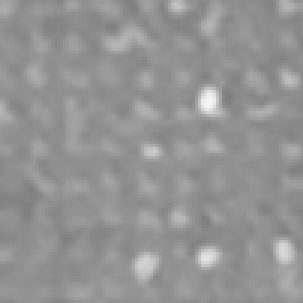
#> input picture 0/image_1040.png, 101 x 101 px, given as the content of the folder ../0/image_1040.png, which was not available (shown 3 times larger)
$ python Project4_TestingModel_DN_HH_ZC.py
#> lines starting #> are read from the running program, lines starting #| are printed output that depends on the picture; after the words box and inside, x2 and y2 are one past the last pixel; in counts of white or black regions, pixels touching at a corner belong together; pictures that were not available may be replaced by others from this repository, and a replacement may not be noted
#> the answer given: ../0/image_1040.png
# -*- coding: utf-8 -*-
"""
Created on Wed Apr  7 14:27:58 2021

@author: Daniel
"""
print('To run this code you need the following packages:')
print('numpy, pandas, and openCV')
print('if cv2/openCV isnt installed, you can install it with: pip install opencv-python')
import numpy as np
import pandas as pd
import cv2
import os
import time
import pickle
def predict(X,w):
    if X.shape[1]+1 == w.shape[0]:
         X = np.append(X,np.ones((len(X[:,1]),1)),1)
    preds = np.argmax(softmax(np.dot(X,w)),axis=1)
    return preds


def softmax(z):
    sm = (np.exp(z).T/np.sum(np.exp(z),axis=1)).T
    return sm

def oneHot(y):
    YOH = np.zeros((len(y),len(np.unique(y))))
    for idx,value in enumerate(y):
        YOH[idx][value] = 1
    return YOH

#searches for folders within the
def findpath(pathname=""):
    folders = []
    for name in os.listdir(pathname):
        if(name.endswith(".png")):
            print("This is not a folder.")
        else:
            folders.append(name)
    return folders

#Used for checking if the path is valid.
def valid_path(pathname=""):
    try:
        os.listdir(pathname)
        return True
    except:
        return False

def fileNames(pathname=""):
    images = []
    for filename in os.listdir("{}/".format(pathname)):
        images.append((filename))
    return images

def processing(pathname="",filenames=""):
#> called with pathname = '../0/image_1040.png'
    feature_vector = []
    for image in filenames:
        #Creates a Black and White version of the imput image.
        im =cv2.imread("{}/{}".format(pathname,image))
#> im is the input picture: shape (101, 101, 3); min 126, max 246, mean 147.4

        #Convert to greyscale
        im = cv2.cvtColor(im,cv2.COLOR_BGR2GRAY)
#> im: shape (101, 101)

        #smooth image
        im = cv2.GaussianBlur(im,(5,5),0)

        #Close image
        kernel = np.ones((9,9),np.uint8)
        im = cv2.morphologyEx(im, cv2.MORPH_CLOSE, kernel)
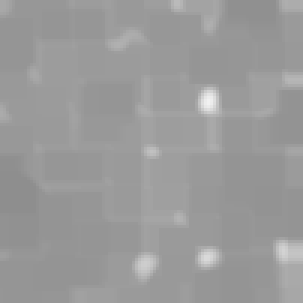
#> im: shape (101, 101) (shown 3 times larger); min 142, max 241, mean 154.1

        #resize image
        im = cv2.resize(im, (35,35), interpolation = cv2.INTER_LANCZOS4)
#> im: shape (35, 35)

        #edge detection
        im = cv2.Canny(im,100,200)
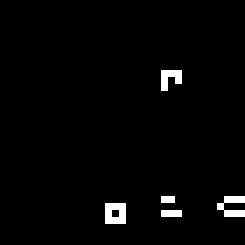
#> im: shape (35, 35) (shown 7 times larger); 2.1% white in thin lines or dots, all inside (x1, y1, x2, y2) = (15, 10, 35, 32)

        #Convert to array and vectorize/flatten and normalize
        features = np.asarray(im)
        features = features.flatten()
#> features = 1225 values, max 255 at index 373, min 0 at index 0, mean 5.41
        feature_vector.append(features/255)
    return feature_vector

if __name__ == "__main__":

    pathname = input("What is the Pathname: ")
    #Checks if this is a valid path. Will continue to ask until its a valid path.
    while True:
        if valid_path(pathname=pathname):
            break
        else:
            pathname = input("That path was invalid, Please enter a new one: ")

    #we have now found if there are folders in the path. Now to extract all the images.
    filenames = fileNames(pathname=pathname)

    print('Loading & Preprocessing Images')
    feature_vector = processing(pathname=pathname,filenames=filenames)
#> feature_vector = 1 item
    feature_vector = np.array(feature_vector)
    # target = np.array(target)

    print('Predicting with Preprocessed Images')
    file = 'trainedModel'
#> (the run stopped early here; a loop or call above may not have finished)

$ run again, on 0/image_1053.png
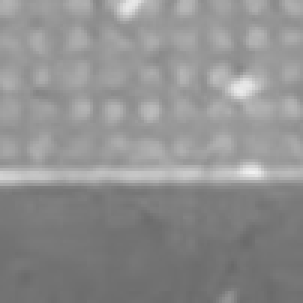
#> input picture 0/image_1053.png, 101 x 101 px, given as the content of the folder ../0/image_1053.png, which was not available (shown 3 times larger)
#> in processing, im is the input picture: shape (101, 101, 3); min 105, max 241, mean 143.4
#> in processing, `im = cv2.morphologyEx(im, cv2.MORPH_CLOSE, kernel)`:
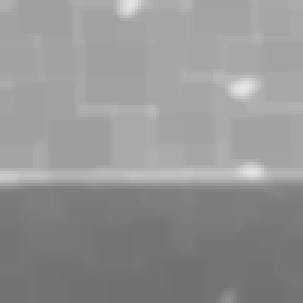
#> im: shape (101, 101) (shown 3 times larger); min 112, max 229, mean 148.4
#> in processing, `im = cv2.Canny(im,100,200)`:
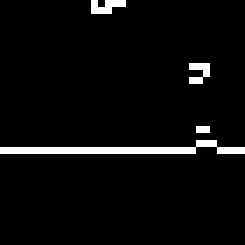
#> im: shape (35, 35) (shown 7 times larger); 4.1% white in thin lines or dots, all inside (x1, y1, x2, y2) = (0, 0, 35, 22)
#> features = 1225 values, max 255 at index 13, min 0 at index 0, mean 10.41
#> feature_vector = 1 item
